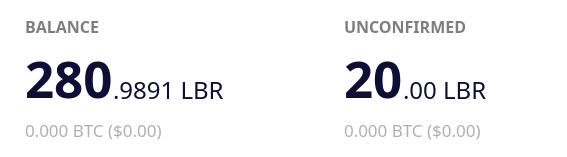
           <widget class="QFrame" name="balance_frame">
            <property name="enabled">
             <bool>true</bool>
            </property>
            <property name="palette">
             <palette>
              <active>
               <colorrole role="Button">
                <brush brushstyle="SolidPattern">
                 <color alpha="255">
                  <red>255</red>
                  <green>255</green>
                  <blue>255</blue>
                 </color>
                </brush>
               </colorrole>
               <colorrole role="Base">
                <brush brushstyle="SolidPattern">
                 <color alpha="255">
                  <red>255</red>
                  <green>255</green>
                  <blue>255</blue>
                 </color>
                </brush>
               </colorrole>
               <colorrole role="Window">
                <brush brushstyle="SolidPattern">
                 <color alpha="255">
                  <red>255</red>
                  <green>255</green>
                  <blue>255</blue>
                 </color>
                </brush>
               </colorrole>
              </active>
              <inactive>
               <colorrole role="Button">
                <brush brushstyle="SolidPattern">
                 <color alpha="255">
                  <red>255</red>
                  <green>255</green>
                  <blue>255</blue>
                 </color>
                </brush>
               </colorrole>
               <colorrole role="Base">
                <brush brushstyle="SolidPattern">
                 <color alpha="255">
                  <red>255</red>
                  <green>255</green>
                  <blue>255</blue>
                 </color>
                </brush>
               </colorrole>
               <colorrole role="Window">
                <brush brushstyle="SolidPattern">
                 <color alpha="255">
                  <red>255</red>
                  <green>255</green>
                  <blue>255</blue>
                 </color>
                </brush>
               </colorrole>
              </inactive>
              <disabled>
               <colorrole role="Button">
                <brush brushstyle="SolidPattern">
                 <color alpha="255">
                  <red>255</red>
                  <green>255</green>
                  <blue>255</blue>
                 </color>
                </brush>
               </colorrole>
               <colorrole role="Base">
                <brush brushstyle="SolidPattern">
                 <color alpha="255">
                  <red>255</red>
                  <green>255</green>
                  <blue>255</blue>
                 </color>
                </brush>
               </colorrole>
               <colorrole role="Window">
                <brush brushstyle="SolidPattern">
                 <color alpha="255">
                  <red>255</red>
                  <green>255</green>
                  <blue>255</blue>
                 </color>
                </brush>
               </colorrole>
              </disabled>
             </palette>
            </property>
            <property name="contextMenuPolicy">
             <enum>Qt::DefaultContextMenu</enum>
            </property>
            <property name="styleSheet">
             <string notr="true">background-color: rgb(255, 255, 255);
border:0;</string>
            </property>
            <property name="frameShape">
             <enum>QFrame::StyledPanel</enum>
            </property>
            <property name="frameShadow">
             <enum>QFrame::Plain</enum>
            </property>
            <property name="lineWidth">
             <number>1</number>
            </property>
            <layout class="QGridLayout" name="gridLayout">
             <property name="sizeConstraint">
              <enum>QLayout::SetDefaultConstraint</enum>
             </property>
             <property name="leftMargin">
              <number>25</number>
             </property>
             <property name="topMargin">
              <number>15</number>
             </property>
             <property name="rightMargin">
              <number>0</number>
             </property>
             <property name="bottomMargin">
              <number>15</number>
             </property>
             <property name="horizontalSpacing">
              <number>80</number>
             </property>
             <property name="verticalSpacing">
              <number>5</number>
             </property>
             <item row="1" column="0">
              <layout class="QHBoxLayout" name="horizontalLayout_7">
               <property name="spacing">
                <number>0</number>
               </property>
               <property name="topMargin">
                <number>0</number>
               </property>
               <item>
                <widget class="QLabel" name="labelBalance">
                 <property name="sizePolicy">
                  <sizepolicy hsizetype="Preferred" vsizetype="Preferred">
                   <horstretch>0</horstretch>
                   <verstretch>0</verstretch>
                  </sizepolicy>
                 </property>
                 <property name="font">
                  <font>
                   <family>LibercoinBold</family>
                   <pointsize>38</pointsize>
                   <weight>75</weight>
                   <italic>false</italic>
                   <bold>true</bold>
                  </font>
                 </property>
                 <property name="cursor">
                  <cursorShape>IBeamCursor</cursorShape>
                 </property>
                 <property name="toolTip">
                  <string>Your current balance</string>
                 </property>
                 <property name="styleSheet">
                  <string notr="true">color: rgb(15, 15, 54);</string>
                 </property>
                 <property name="text">
                  <string notr="true">280</string>
                 </property>
                 <property name="alignment">
                  <set>Qt::AlignBottom|Qt::AlignLeading|Qt::AlignLeft</set>
                 </property>
                 <property name="indent">
                  <number>0</number>
                 </property>
                 <property name="textInteractionFlags">
                  <set>Qt::NoTextInteraction</set>
                 </property>
                </widget>
               </item>
               <item>
                <widget class="QLabel" name="labelBalanceDecimal">
                 <property name="font">
                  <font>
                   <family>LibercoinRegular</family>
                   <pointsize>18</pointsize>
                  </font>
                 </property>
                 <property name="styleSheet">
                  <string notr="true">color: rgb(15, 15, 54);
padding-bottom:6;</string>
                 </property>
                 <property name="text">
                  <string>.9891 LBR</string>
                 </property>
                 <property name="alignment">
                  <set>Qt::AlignBottom|Qt::AlignLeading|Qt::AlignLeft</set>
                 </property>
                 <property name="indent">
                  <number>0</number>
                 </property>
                </widget>
               </item>
               <item>
                <spacer name="horizontalSpacer_6">
                 <property name="orientation">
                  <enum>Qt::Horizontal</enum>
                 </property>
                 <property name="sizeHint" stdset="0">
                  <size>
                   <width>40</width>
                   <height>20</height>
                  </size>
                 </property>
                </spacer>
               </item>
              </layout>
             </item>
             <item row="0" column="0">
              <widget class="QLabel" name="label">
               <property name="enabled">
                <bool>false</bool>
               </property>
               <property name="sizePolicy">
                <sizepolicy hsizetype="Preferred" vsizetype="Preferred">
                 <horstretch>0</horstretch>
                 <verstretch>0</verstretch>
                </sizepolicy>
               </property>
               <property name="font">
                <font>
                 <family>LibercoinBold</family>
                 <pointsize>12</pointsize>
                 <weight>75</weight>
                 <bold>true</bold>
                </font>
               </property>
               <property name="styleSheet">
                <string notr="true">color: rgb(126, 126, 126);</string>
               </property>
               <property name="text">
                <string>BALANCE</string>
               </property>
               <property name="textInteractionFlags">
                <set>Qt::NoTextInteraction</set>
               </property>
              </widget>
             </item>
             <item row="0" column="1">
              <widget class="QLabel" name="label_3">
               <property name="enabled">
                <bool>false</bool>
               </property>
               <property name="sizePolicy">
                <sizepolicy hsizetype="Preferred" vsizetype="Preferred">
                 <horstretch>0</horstretch>
                 <verstretch>0</verstretch>
                </sizepolicy>
               </property>
               <property name="font">
                <font>
                 <family>LibercoinBold</family>
                 <pointsize>12</pointsize>
                 <weight>75</weight>
                 <bold>true</bold>
                </font>
               </property>
               <property name="layoutDirection">
                <enum>Qt::LeftToRight</enum>
               </property>
               <property name="autoFillBackground">
                <bool>false</bool>
               </property>
               <property name="styleSheet">
                <string notr="true">color: rgb(126, 126, 126);</string>
               </property>
               <property name="text">
                <string>UNCONFIRMED</string>
               </property>
               <property name="alignment">
                <set>Qt::AlignLeading|Qt::AlignLeft|Qt::AlignVCenter</set>
               </property>
               <property name="indent">
                <number>-1</number>
               </property>
               <property name="textInteractionFlags">
                <set>Qt::NoTextInteraction</set>
               </property>
              </widget>
             </item>
             <item row="3" column="1">
              <widget class="QLabel" name="labelUnconfirmedUSD">
               <property name="enabled">
                <bool>false</bool>
               </property>
               <property name="font">
                <font>
                 <family>LibercoinLight</family>
                 <pointsize>13</pointsize>
                 <weight>50</weight>
                 <bold>false</bold>
                </font>
               </property>
               <property name="styleSheet">
                <string notr="true">color: rgb(175, 175, 175);
</string>
               </property>
               <property name="text">
                <string>0.000 BTC ($0.00)</string>
               </property>
               <property name="textInteractionFlags">
                <set>Qt::NoTextInteraction</set>
               </property>
              </widget>
             </item>
             <item row="3" column="0">
              <widget class="QLabel" name="labelBalanceUSD">
               <property name="palette">
                <palette>
                 <active>
                  <colorrole role="WindowText">
                   <brush brushstyle="SolidPattern">
                    <color alpha="255">
                     <red>175</red>
                     <green>175</green>
                     <blue>175</blue>
                    </color>
                   </brush>
                  </colorrole>
                  <colorrole role="Button">
                   <brush brushstyle="SolidPattern">
                    <color alpha="255">
                     <red>255</red>
                     <green>255</green>
                     <blue>255</blue>
                    </color>
                   </brush>
                  </colorrole>
                  <colorrole role="Text">
                   <brush brushstyle="SolidPattern">
                    <color alpha="255">
                     <red>175</red>
                     <green>175</green>
                     <blue>175</blue>
                    </color>
                   </brush>
                  </colorrole>
                  <colorrole role="ButtonText">
                   <brush brushstyle="SolidPattern">
                    <color alpha="255">
                     <red>175</red>
                     <green>175</green>
                     <blue>175</blue>
                    </color>
                   </brush>
                  </colorrole>
                  <colorrole role="Base">
                   <brush brushstyle="SolidPattern">
                    <color alpha="255">
                     <red>255</red>
                     <green>255</green>
                     <blue>255</blue>
                    </color>
                   </brush>
                  </colorrole>
                  <colorrole role="Window">
                   <brush brushstyle="SolidPattern">
                    <color alpha="255">
                     <red>255</red>
                     <green>255</green>
                     <blue>255</blue>
                    </color>
                   </brush>
                  </colorrole>
                 </active>
                 <inactive>
                  <colorrole role="WindowText">
                   <brush brushstyle="SolidPattern">
                    <color alpha="255">
                     <red>175</red>
                     <green>175</green>
                     <blue>175</blue>
                    </color>
                   </brush>
                  </colorrole>
                  <colorrole role="Button">
                   <brush brushstyle="SolidPattern">
                    <color alpha="255">
                     <red>255</red>
                     <green>255</green>
                     <blue>255</blue>
                    </color>
                   </brush>
                  </colorrole>
                  <colorrole role="Text">
                   <brush brushstyle="SolidPattern">
                    <color alpha="255">
                     <red>175</red>
                     <green>175</green>
                     <blue>175</blue>
                    </color>
                   </brush>
                  </colorrole>
                  <colorrole role="ButtonText">
                   <brush brushstyle="SolidPattern">
                    <color alpha="255">
                     <red>175</red>
                     <green>175</green>
                     <blue>175</blue>
                    </color>
                   </brush>
                  </colorrole>
                  <colorrole role="Base">
                   <brush brushstyle="SolidPattern">
                    <color alpha="255">
                     <red>255</red>
                     <green>255</green>
                     <blue>255</blue>
                    </color>
                   </brush>
                  </colorrole>
                  <colorrole role="Window">
                   <brush brushstyle="SolidPattern">
                    <color alpha="255">
                     <red>255</red>
                     <green>255</green>
                     <blue>255</blue>
                    </color>
                   </brush>
                  </colorrole>
                 </inactive>
                 <disabled>
                  <colorrole role="WindowText">
                   <brush brushstyle="SolidPattern">
                    <color alpha="255">
                     <red>175</red>
                     <green>175</green>
                     <blue>175</blue>
                    </color>
                   </brush>
                  </colorrole>
                  <colorrole role="Button">
                   <brush brushstyle="SolidPattern">
                    <color alpha="255">
                     <red>255</red>
                     <green>255</green>
                     <blue>255</blue>
                    </color>
                   </brush>
                  </colorrole>
                  <colorrole role="Text">
                   <brush brushstyle="SolidPattern">
                    <color alpha="255">
                     <red>175</red>
                     <green>175</green>
                     <blue>175</blue>
                    </color>
                   </brush>
                  </colorrole>
                  <colorrole role="ButtonText">
                   <brush brushstyle="SolidPattern">
                    <color alpha="255">
                     <red>175</red>
                     <green>175</green>
                     <blue>175</blue>
                    </color>
                   </brush>
                  </colorrole>
                  <colorrole role="Base">
                   <brush brushstyle="SolidPattern">
                    <color alpha="255">
                     <red>255</red>
                     <green>255</green>
                     <blue>255</blue>
                    </color>
                   </brush>
                  </colorrole>
                  <colorrole role="Window">
                   <brush brushstyle="SolidPattern">
                    <color alpha="255">
                     <red>255</red>
                     <green>255</green>
                     <blue>255</blue>
                    </color>
                   </brush>
                  </colorrole>
                 </disabled>
                </palette>
               </property>
               <property name="font">
                <font>
                 <family>LibercoinLight</family>
                 <pointsize>13</pointsize>
                 <weight>50</weight>
                 <bold>false</bold>
                </font>
               </property>
               <property name="styleSheet">
                <string notr="true">color: rgb(175, 175, 175);
</string>
               </property>
               <property name="text">
                <string>0.000 BTC ($0.00)</string>
               </property>
               <property name="textInteractionFlags">
                <set>Qt::NoTextInteraction</set>
               </property>
              </widget>
             </item>
             <item row="1" column="1">
              <layout class="QHBoxLayout" name="horizontalLayout_9">
               <property name="spacing">
                <number>0</number>
               </property>
               <item>
                <widget class="QLabel" name="labelUnconfirmed">
                 <property name="enabled">
                  <bool>false</bool>
                 </property>
                 <property name="sizePolicy">
                  <sizepolicy hsizetype="Preferred" vsizetype="Preferred">
                   <horstretch>0</horstretch>
                   <verstretch>0</verstretch>
                  </sizepolicy>
                 </property>
                 <property name="font">
                  <font>
                   <family>LibercoinBold</family>
                   <pointsize>38</pointsize>
                   <weight>75</weight>
                   <italic>false</italic>
                   <bold>true</bold>
                  </font>
                 </property>
                 <property name="cursor">
                  <cursorShape>IBeamCursor</cursorShape>
                 </property>
                 <property name="toolTip">
                  <string>Total of transactions that have yet to be confirmed, and do not yet count toward the current balance</string>
                 </property>
                 <property name="layoutDirection">
                  <enum>Qt::LeftToRight</enum>
                 </property>
                 <property name="styleSheet">
                  <string notr="true">color: rgb(15, 15, 54);</string>
                 </property>
                 <property name="text">
                  <string notr="true">20</string>
                 </property>
                 <property name="alignment">
                  <set>Qt::AlignLeading|Qt::AlignLeft|Qt::AlignVCenter</set>
                 </property>
                 <property name="textInteractionFlags">
                  <set>Qt::NoTextInteraction</set>
                 </property>
                </widget>
               </item>
               <item>
                <widget class="QLabel" name="labelUnconfirmedDecimal">
                 <property name="font">
                  <font>
                   <family>LibercoinRegular</family>
                   <pointsize>18</pointsize>
                  </font>
                 </property>
                 <property name="styleSheet">
                  <string notr="true">color: rgb(15, 15, 54);
padding-bottom:6;</string>
                 </property>
                 <property name="text">
                  <string>.00 LBR</string>
                 </property>
                 <property name="alignment">
                  <set>Qt::AlignBottom|Qt::AlignLeading|Qt::AlignLeft</set>
                 </property>
                 <property name="indent">
                  <number>0</number>
                 </property>
                </widget>
               </item>
               <item>
                <spacer name="horizontalSpacer_5">
                 <property name="orientation">
                  <enum>Qt::Horizontal</enum>
                 </property>
                 <property name="sizeHint" stdset="0">
                  <size>
                   <width>40</width>
                   <height>20</height>
                  </size>
                 </property>
                </spacer>
               </item>
              </layout>
             </item>
             <item row="3" column="2">
              <spacer name="horizontalSpacer_3">
               <property name="orientation">
                <enum>Qt::Horizontal</enum>
               </property>
               <property name="sizeHint" stdset="0">
                <size>
                 <width>40</width>
                 <height>20</height>
                </size>
               </property>
              </spacer>
             </item>
            </layout>
           </widget>
